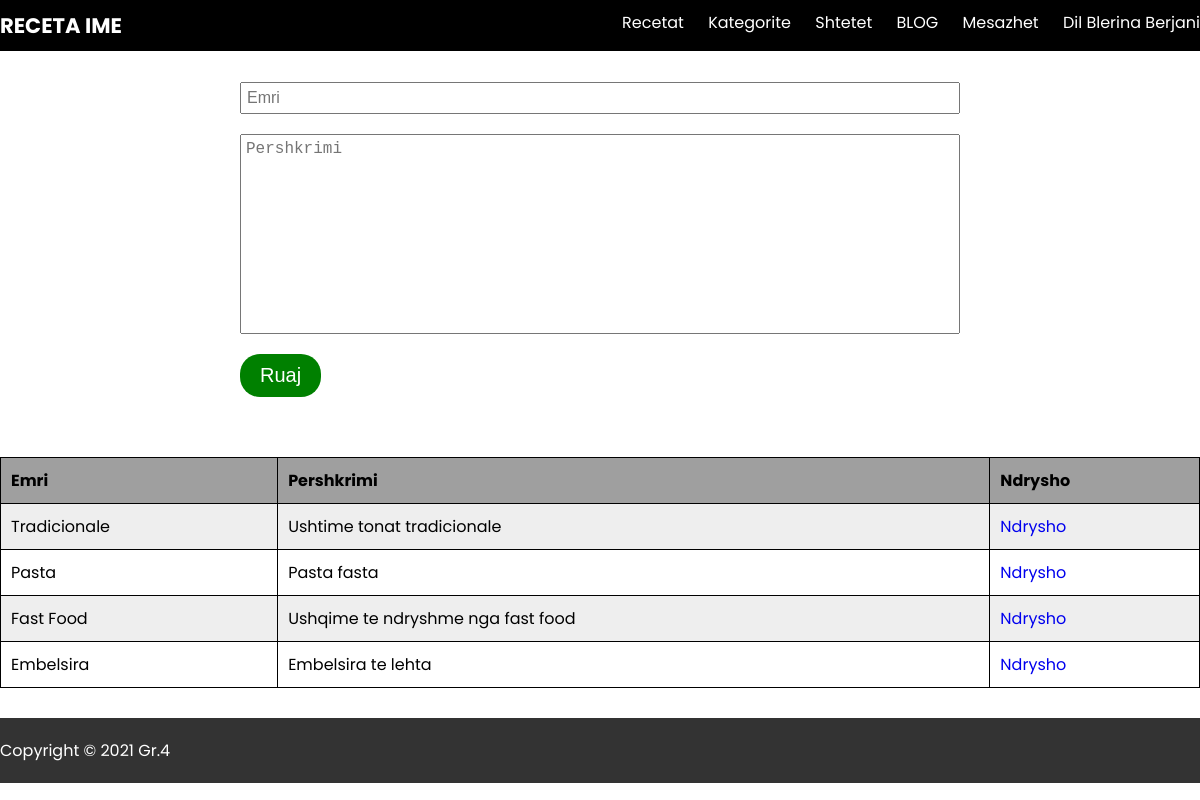
/admin.php?template=kategorite (signed in), run on the app's committed database.
### tables this page shows
CREATE TABLE `kategoria` (
  `id` int(11) NOT NULL,
  `emri` varchar(255) NOT NULL,
  `pershkrimi` text DEFAULT NULL
);

### admin.php (called while the page is built, shortened)
<?php
	require __dir__ . '/classes/controller.php';
	$admincontroller = new admincontroller();
	$admincontroller->template();
?>

### classes/controller.php (called while the page is built, shortened)
<?php
	class controller{
		public $db;
		function __construct(){
			$this->db = new PDO('mysql:host=localhost;dbname=receta','root','');
		}
		public function getKategorite(){
			$stmt = $this->db->prepare("SELECT * FROM kategoria ORDER BY id DESC LIMIT 100");
			$stmt->execute();
			$kategorite = $stmt->fetchAll();
			return $kategorite;
		}
	}
?>

### views/admin/kategorite.php (the view, shortened to what this page needs)
<?php
	global $admincontroller;
	$edit_kategoria = NULL;
	$kategorite = $admincontroller->getKategorite();
?>
<div class="mid-grid">
	<div class="w-60">
		<form method="POST" class="receta-form" enctype="multipart/form-data">
			<input type="text" name="emri" placeholder="Emri" value="<?php echo !empty($edit_kategoria) ? $edit_kategoria['emri'] : NULL;?>" required>
			<textarea name="pershkrimi" placeholder="Pershkrimi"><?php echo !empty($edit_kategoria) ? $edit_kategoria['pershkrimi'] : NULL;?></textarea>
			<input type="submit" name="save" value="Ruaj">
		</form>
	</div>
	<table>
		<tr>
			<th>Emri</th>
			<th>Pershkrimi</th>
			<th>Ndrysho</th>
		</tr>
		<?php foreach($kategorite as $kategoria): ?>
			<tr>
				<td><?php echo $kategoria['emri']; ?></td>
				<td><?php echo $kategoria['pershkrimi']; ?></td>
				<td><a href="<?php echo WEB_PATH . 'admin.php?template=kategorite&edit=' . $kategoria['id'] ?>">Ndrysho</a></td>
			</tr>
		<?php endforeach; ?>
	</table>
</div>

### public/images/css/style.css (style rules this page uses)
* { padding:0px; margin:0px; box-sizing: border-box; }
a { text-decoration: none; }
body { font-family: 'Poppins', sans-serif; }
.w-60 { width: 60%; margin:0 auto 40px auto; }
.mid-grid { width: 1200px; margin:0 auto; z-index: 9; }
.receta-form { width: 100%; display: flex; flex-direction: column; }
.receta-form input { width: 100%; padding:5px; margin-bottom: 20px; font-size: 16px; }
.receta-form textarea { width: 100%; height: 200px; resize: none; padding:5px; font-size: 16px; margin-bottom: 20px; }
.receta-form input[type="submit"] { margin-right: auto; padding: 10px 20px; font-size: 20px; background-color: green; color: #fff; width: auto; border: none; border-radius: 20px; cursor: pointer; }

### views/global/admin-header.php (style rules this page uses)
body { padding-top: 82px; }

### views/admin/kategorite.php (style rules this page uses)
table { width:100%; margin-bottom: 30px; }
table, th, td { border: 1px solid black; border-collapse: collapse; }
th, td { padding: 10px; text-align: left; }
table tr:nth-child(even) { background-color: #eee; }
table tr:nth-child(odd) { background-color: #fff; }
table th { background-color: #9f9f9f; color: #000; }

### data on the page
kategoria: emri "Tradicionale", pershkrimi "Ushtime tonat tradicionale"
kategoria: emri "Pasta", pershkrimi "Pasta fasta"
kategoria: emri "Fast Food", pershkrimi "Ushqime te ndryshme nga fast food"
kategoria: emri "Embelsira", pershkrimi "Embelsira te lehta"

### other printed values
$_SESSION['fullname'] "Blerina Berjani"
